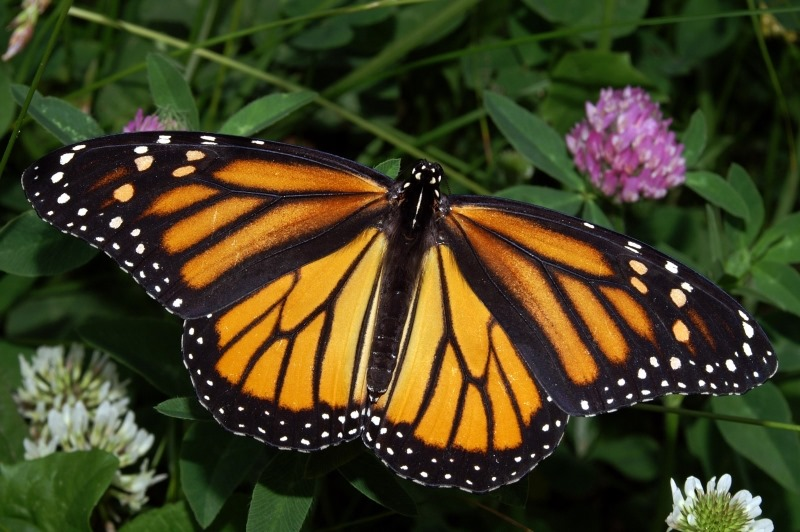
%> input picture Image Processing/Images/Butterfly.jpg, 800 x 532 px, given in place of Pizza.jpg, which was not available
$ octave NoiseImage.m   (GNU Octave 9; MATLAB toolbox functions it lacks are replaced by stand-ins)
%> lines starting %> are read from the running program, lines starting %| are printed output that depends on the picture; pictures that were not available may be replaced by others from this repository, and a replacement may not be noted
% initialization

File1 = "Images/Pizza.jpg";
Image1 = imread(File1);
%> Image1 is the input picture: size 532x800x3 uint8; mean R, G, B 66.8, 63.4, 33
ImageGrayScale1 = rgb2gray(Image1);

File2 = "Images/ComputerDepartment.jpg";
Image2 = imread(File2);
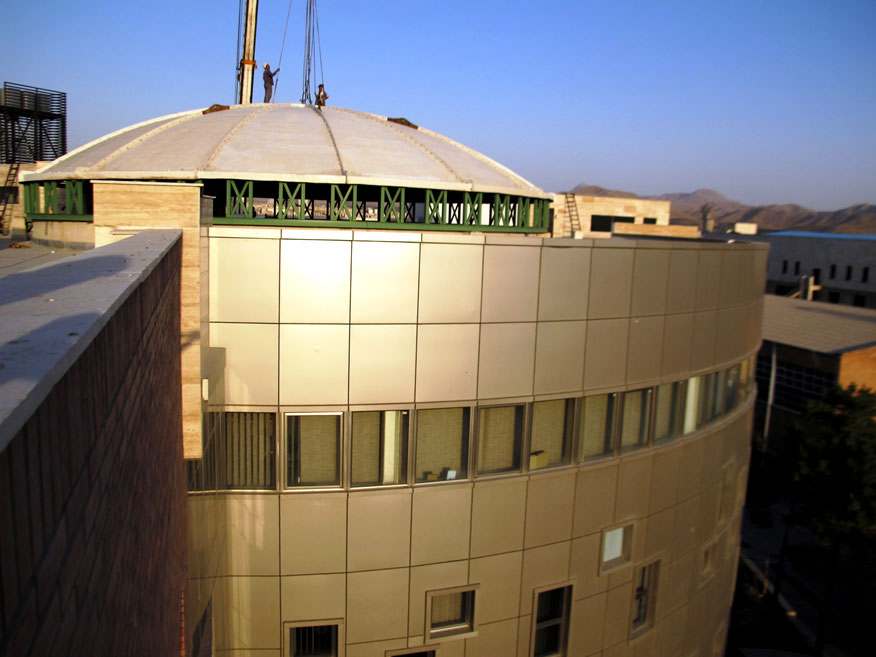
%> input picture Image Processing/Images/ComputerDepartment.jpg, 876 x 657 px
%> Image2 is the input picture: size 657x876x3 uint8; mean R, G, B 119.2, 113.9, 109.4
ImageGrayScale2 = rgb2gray(Image2);

File3 = "Images/SohrabNamazi.jpg";
Image3 = imread(File3);
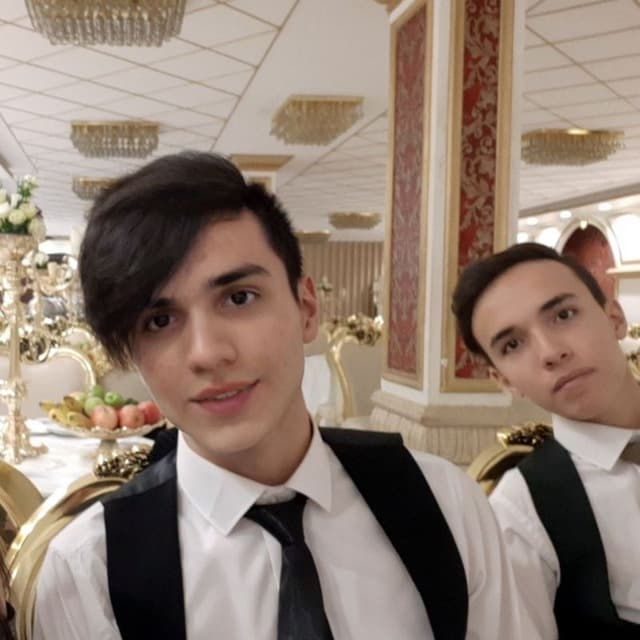
%> input picture Image Processing/Images/SohrabNamazi.jpg, 640 x 640 px
%> Image3 is the input picture: size 640x640x3 uint8; mean R, G, B 145.4, 127.3, 114.8
ImageGrayScale3 = rgb2gray(Image3);

File4 = "Images/Books.png";
Image4 = imread(File4);
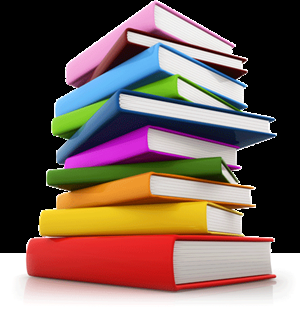
%> input picture Image Processing/Images/Books.png, 300 x 315 px
%> Image4 is the input picture: size 315x300x3 uint8; mean R, G, B 117.4, 95.6, 88.2
ImageGrayScale4 = rgb2gray(Image4);

File5 = "Images/Cristiano_Colorful.jpg";
Image5 = imread(File5);
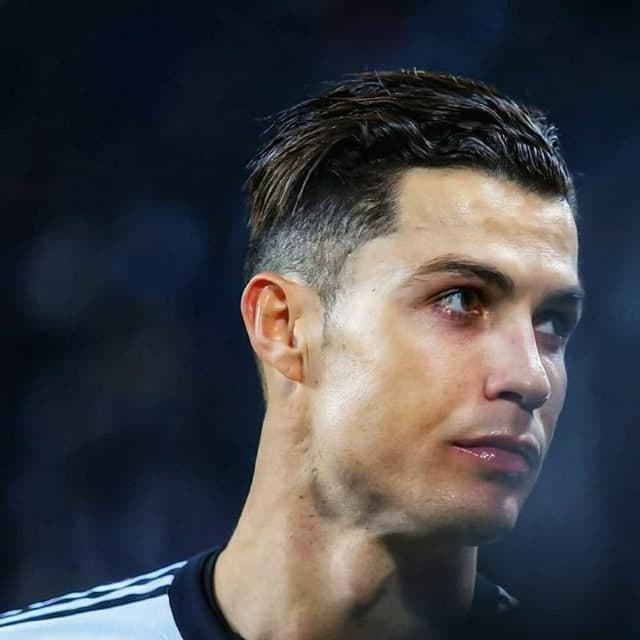
%> input picture Image Processing/Images/Cristiano_Colorful.jpg, 640 x 640 px
%> Image5 is the input picture: size 640x640x3 uint8; mean R, G, B 65.7, 66.5, 71.2
ImageGrayScale5 = rgb2gray(Image5);

% implementation
NoisyImage1 = imnoise(ImageGrayScale1, 'salt & pepper', 0.1);
NoisyImage2 = imnoise(ImageGrayScale2, 'speckle');
NoisyImage3 = imnoise(ImageGrayScale3, 'Poisson');
NoisyImage4 = imnoise(ImageGrayScale4, 'gaussian');
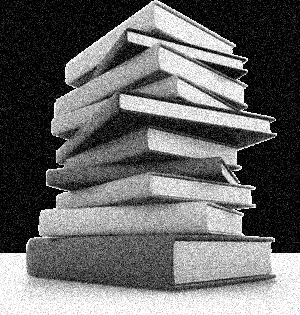
%> NoisyImage4: size 315x300 uint8; min 0, max 255, mean 103.8
NoisyImage5 = imnoise(ImageGrayScale5, 'gaussian', 0.5, 0.1);
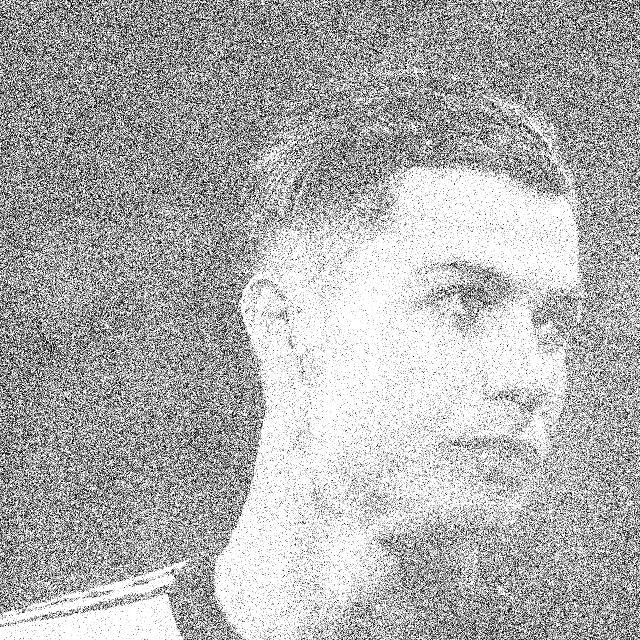
%> NoisyImage5: size 640x640 uint8; min 0, max 255, mean 175.7

% original image VS noisy image
figure
imshowpair(ImageGrayScale1, NoisyImage1, 'montage');
title("Salt & Pepper (d = 0.1)");

figure
imshowpair(ImageGrayScale2, NoisyImage2, 'montage');
title("Speckle");

figure
imshowpair(ImageGrayScale3, NoisyImage3, 'montage');
title("Poisson");

figure
imshowpair(ImageGrayScale4, NoisyImage4, 'montage');
title("Gaussian (m = 0, variance = 0.01)");

figure
imshowpair(ImageGrayScale5, NoisyImage5, 'montage');
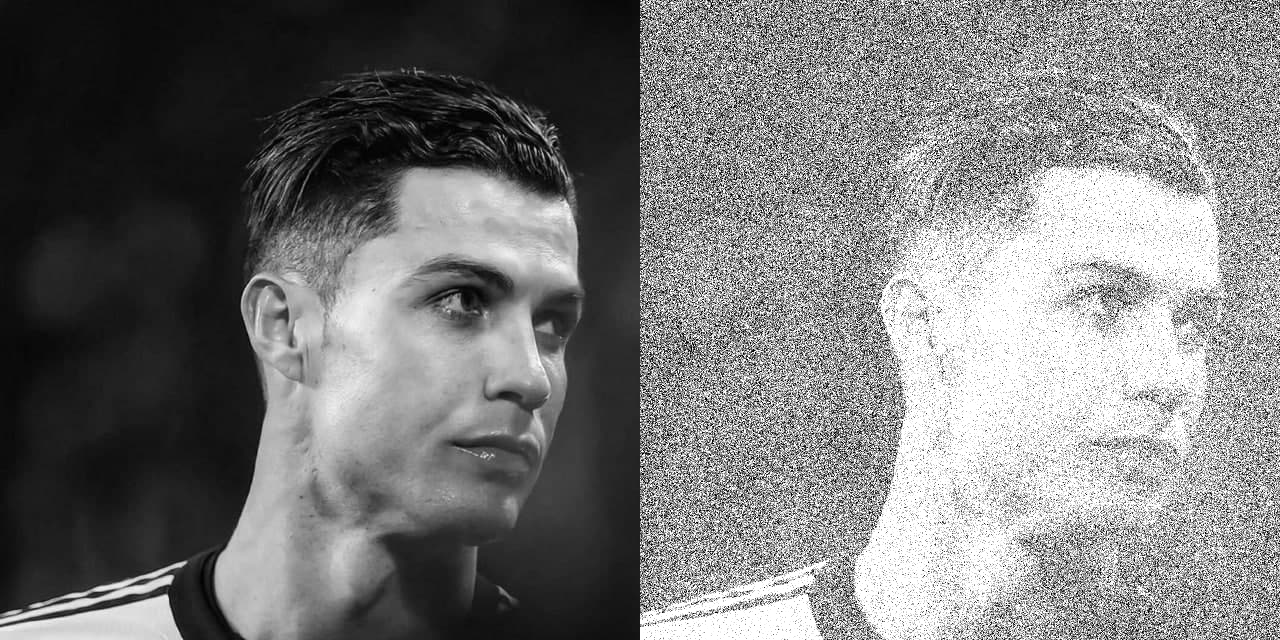
%> displayed picture: size 640x1280, on the screen's scale of 0 to 255; min 0, max 255, mean 121.3
title("Gaussian (m = 0.5, variance = 0.1)");
